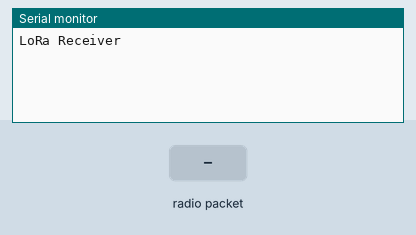
Recording of a sketch running on a simulated ESP32. Parts: the last lines printed to the serial monitor. The test bench sets the inputs (shaded band). No radio packets arrive unless stated.

Above: at 1.2 s.
1.3 s: radio packet "1" arrives
At 2.5 s:
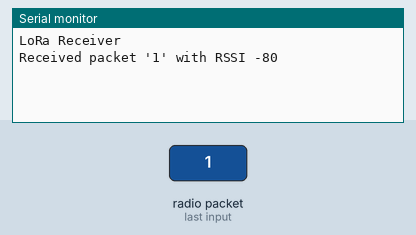
2.8 s: radio packet "0" arrives
At 3.8 s:
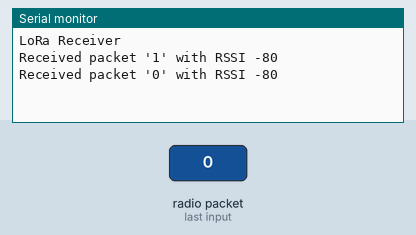
4.3 s: radio packet "2" arrives
At 5.0 s:
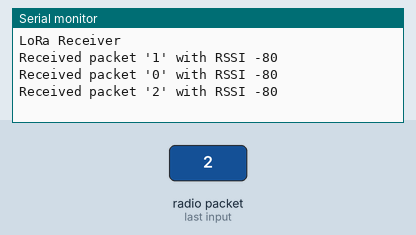

Measured:
- after the input at 1.3 s, the serial monitor: prints a new line at once (image 1)
- after the input at 2.8 s, the serial monitor: prints a new line at once (image 2)
- after the input at 4.3 s, the serial monitor: prints a new line at once (image 3)

The sketch:

LoRaReceiver1.ino
```cpp
#include "../../libraries/SPI/src/SPI.h"
#include <LoRa.h>

#define LORA_SCK         19
#define LORA_MOSI        12
#define LORA_MISO        34
#define LORA_DIO012      23
#define LORA_RST         13
#define LORA_SS          05

void setup() {
  LoRa.setPins(LORA_SS, LORA_RST, LORA_DIO012);
  SPI.begin(LORA_SCK, LORA_MISO, LORA_MOSI);
  Serial.begin(115200);
  while (!Serial);

  Serial.println("LoRa Receiver");

  if (!LoRa.begin(915E6)) {
    Serial.println("Starting LoRa failed!");
    while (1);
  }
}

void loop() {
  // try to parse packet
  int packetSize = LoRa.parsePacket();
  if (packetSize) {
    // received a packet
    Serial.print("Received packet '");

    // read packet
    while (LoRa.available()) {
      Serial.print((char)LoRa.read());
    }

    // print RSSI of packet
    Serial.print("' with RSSI ");
    Serial.println(LoRa.packetRssi());
  }
}
```
